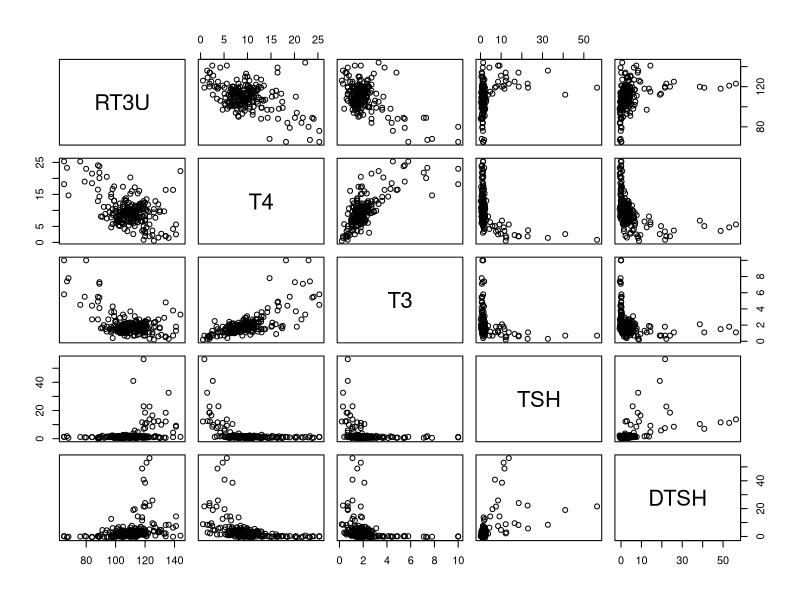
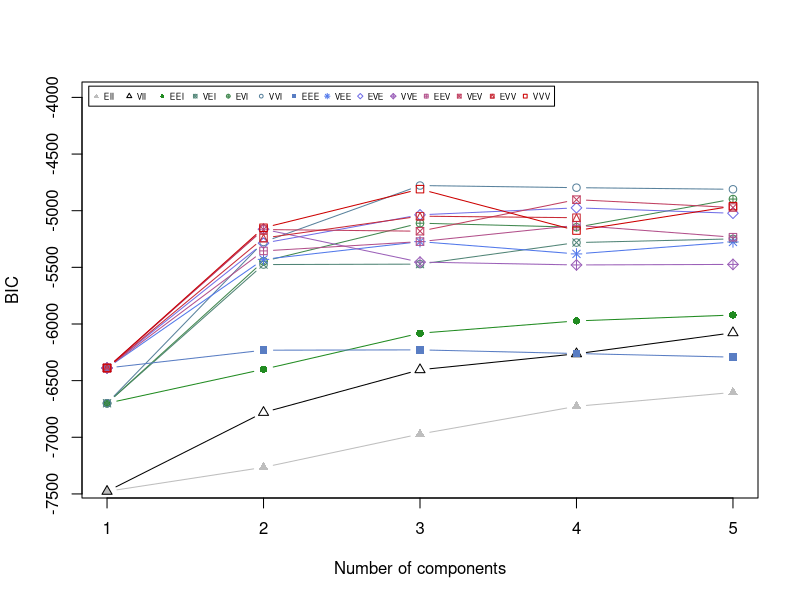
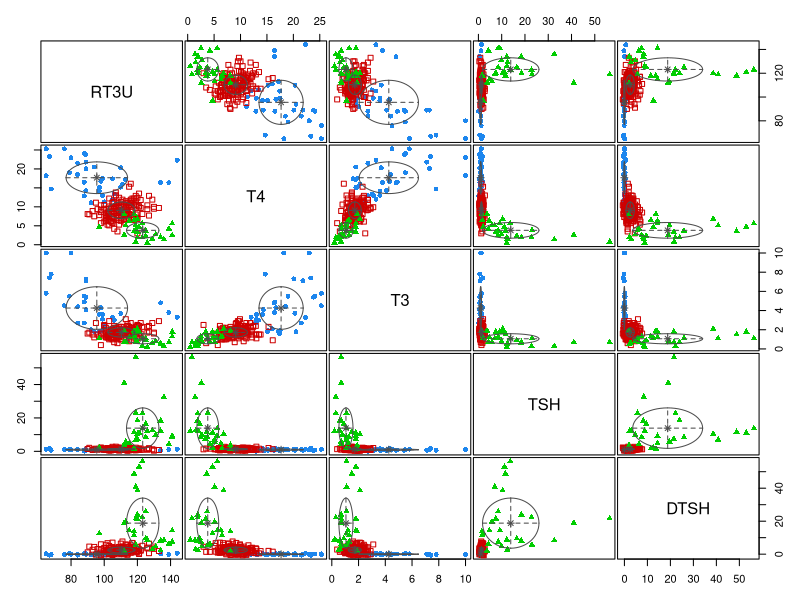
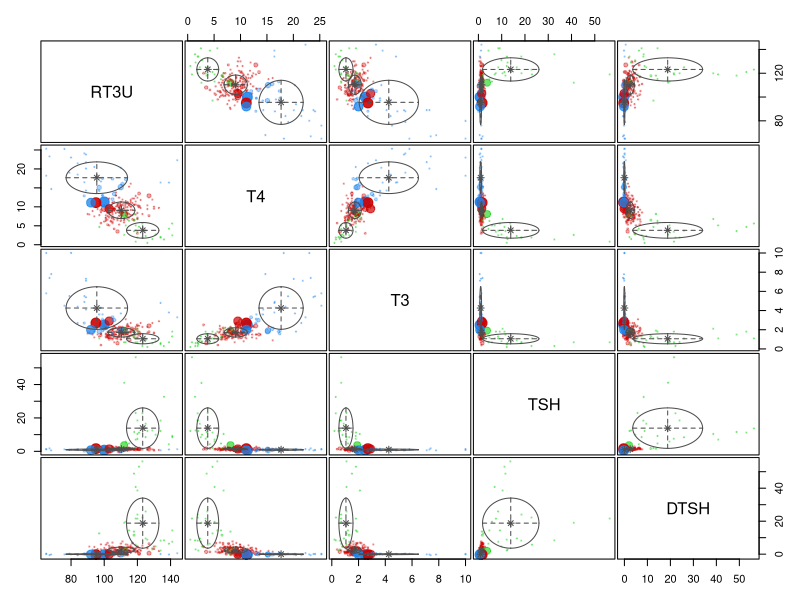
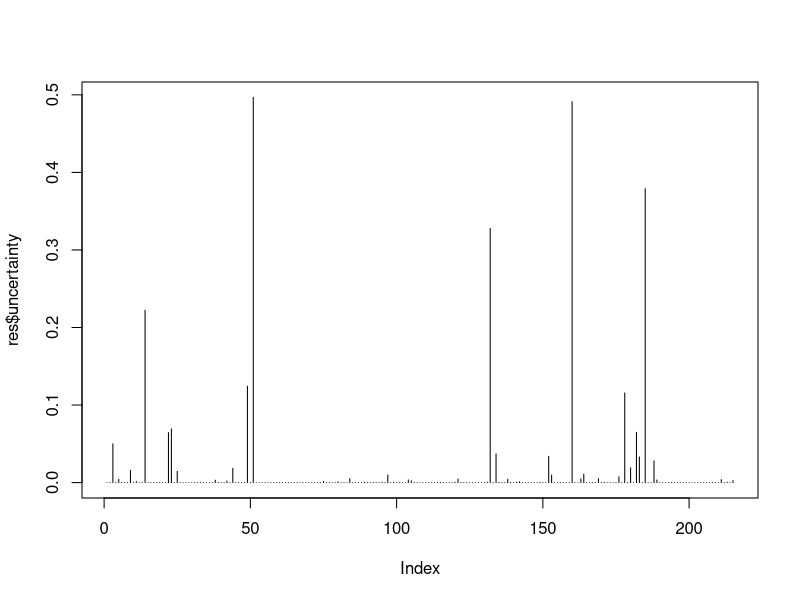

The R script that drew these images, in order:
                      ###Model based clustering
library(mclust)
data(thyroid)
pairs(thyroid[,-1])
res = Mclust(thyroid[,-1], G=1:5)
summ = summary(res)
summ
res$BIC
plot(res, what="BIC", legendArgs = list(x="topleft", cex=0.5,
                                        horiz=T), ylim=c(-7400, -4000))
plot(res, what="classification")
attributes(summ)
summ$pro
summ$mean
summ$variance
plot(res, what="uncertainty")
plot(res$uncertainty, type="h")
table(thyroid[,1], summ$classification)
adjustedRandIndex(thyroid[,1], summ$classification)
